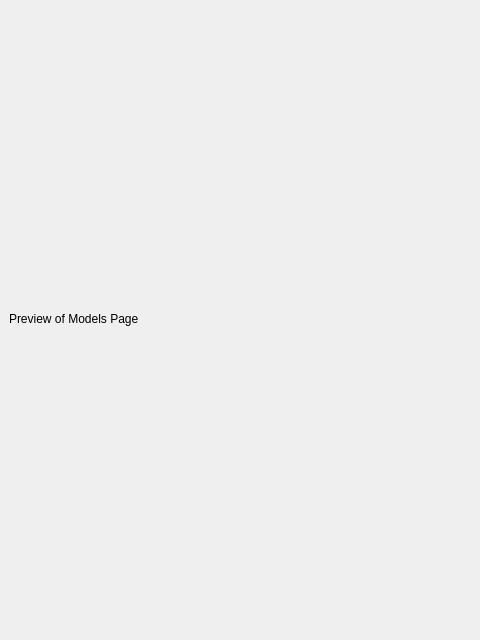
<?xml version="1.0" encoding="UTF-8"?>
<ui version="4.0">
 <class>Previews</class>
 <widget class="QWidget" name="Previews">
  <property name="geometry">
   <rect>
    <x>0</x>
    <y>0</y>
    <width>480</width>
    <height>640</height>
   </rect>
  </property>
  <property name="windowTitle">
   <string>Form</string>
  </property>
  <widget class="QWidget" name="verticalLayoutWidget">
   <property name="geometry">
    <rect>
     <x>9</x>
     <y>9</y>
     <width>461</width>
     <height>621</height>
    </rect>
   </property>
   <layout class="QVBoxLayout" name="verticalLayout">
    <item>
     <widget class="QLabel" name="label">
      <property name="sizePolicy">
       <sizepolicy hsizetype="Fixed" vsizetype="Fixed">
        <horstretch>0</horstretch>
        <verstretch>0</verstretch>
       </sizepolicy>
      </property>
      <property name="text">
       <string>Preview of Models Page</string>
      </property>
     </widget>
    </item>
    <item>
     <layout class="QHBoxLayout" name="horizontalLayout_2">
      <item>
       <layout class="QGridLayout" name="gridLayout"/>
      </item>
     </layout>
    </item>
   </layout>
  </widget>
 </widget>
 <resources/>
 <connections/>
</ui>
